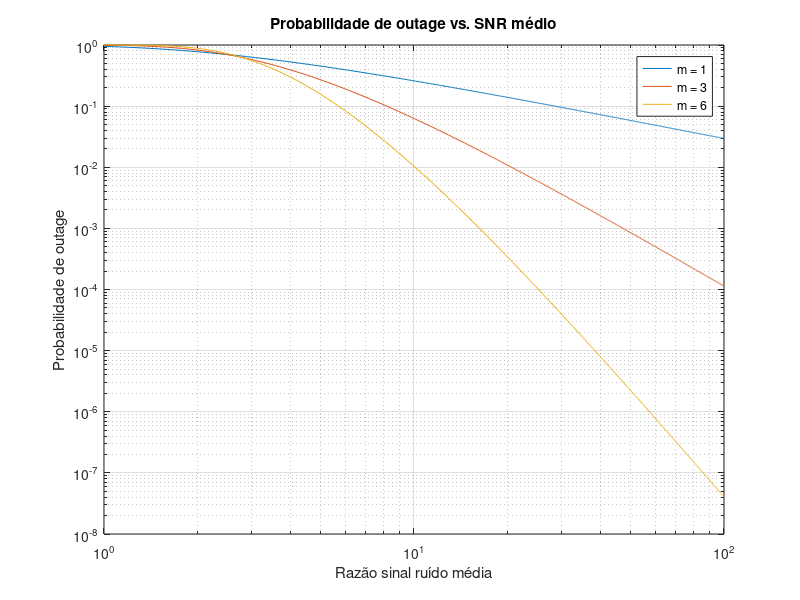

MATLAB code for this plot:
gamma_bar = linspace(1, 100, 1000);

% Outage com Nakagami-m
PFNm1_RB2 = gammainc(1*(2^2 - 1) ./ gamma_bar, 1);
PFNm3_RB2 = gammainc(3*(2^2 - 1) ./ gamma_bar, 3);
PFNm6_RB2 = gammainc(6*(2^2 - 1) ./ gamma_bar, 6);


figure;
loglog(gamma_bar, PFNm1_RB2);hold on;
loglog(gamma_bar, PFNm3_RB2);
loglog(gamma_bar, PFNm6_RB2);

grid on;

xlabel('Razão sinal ruído média');
ylabel('Probabilidade de outage');
title('Probabilidade de outage vs. SNR médio');
legend('m = 1', 'm = 3', 'm = 6');
